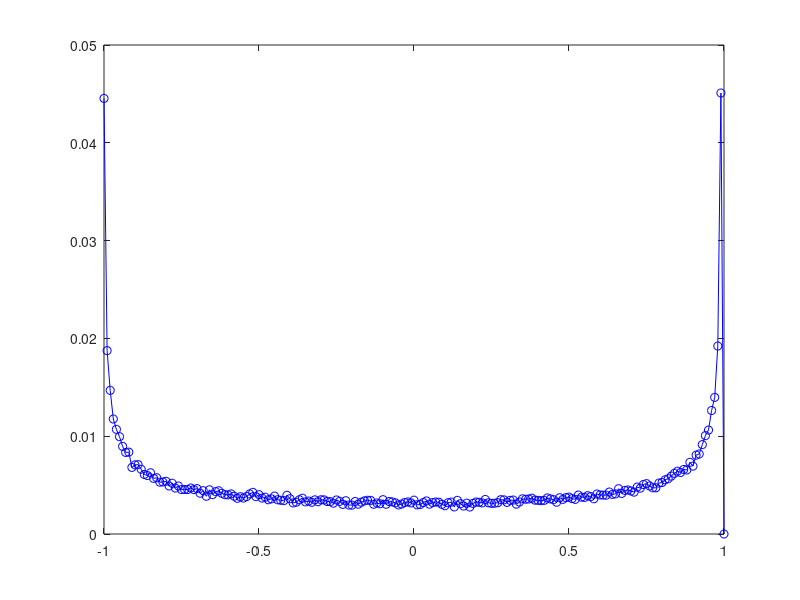

MATLAB code to generate this figure: (Note: this script raises an error after producing the figure.)
% B = [Bx;By]; norm(B) = 1
% Bx = cos(theta); theta = 2*pi*rand()
% p(theta)*d_theta = d_theta/(2*pi)
% 
% N = 100000; dBx = 1/1000;
% theta = 2*pi*rand([N,1]);
% Bx = cos(theta);
% bins_Bx = [-B:dBx:B]';
%
%

N = 100000;
B = 1;
theta = 2*pi*rand([N,1]);  % theta ~ [0,2*pi]
Bx = B*cos(theta);

dBx = 1/100;
bins_Bx = [-1*B:dBx:B]';
for i=1:size(bins_Bx,1)
    bins_Bx(i,2) = sum([Bx>=bins_Bx(i,1) & Bx<bins_Bx(i,1)+dBx])/N;
end

plot(bins_Bx(:,1),bins_Bx(:,2),'-ob')
plottools

B_analytic = (1/(2*pi)).*(1./sin(theta));
